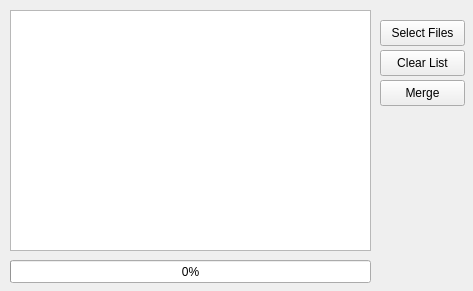
<?xml version="1.0" encoding="UTF-8"?>
<ui version="4.0">
 <class>MainWindow</class>
 <widget class="QMainWindow" name="MainWindow">
  <property name="geometry">
   <rect>
    <x>0</x>
    <y>0</y>
    <width>473</width>
    <height>291</height>
   </rect>
  </property>
  <property name="windowTitle">
   <string>Merge Excel</string>
  </property>
  <property name="windowIcon">
   <iconset>
    <normaloff>Excel-icon.png</normaloff>Excel-icon.png</iconset>
  </property>
  <widget class="QWidget" name="centralwidget">
   <widget class="QListWidget" name="listWidget_excelFiles">
    <property name="geometry">
     <rect>
      <x>10</x>
      <y>10</y>
      <width>361</width>
      <height>241</height>
     </rect>
    </property>
   </widget>
   <widget class="QPushButton" name="pushButton_selectFiles">
    <property name="geometry">
     <rect>
      <x>380</x>
      <y>20</y>
      <width>85</width>
      <height>26</height>
     </rect>
    </property>
    <property name="text">
     <string>Select Files</string>
    </property>
   </widget>
   <widget class="QPushButton" name="pushButton_clearList">
    <property name="geometry">
     <rect>
      <x>380</x>
      <y>50</y>
      <width>85</width>
      <height>26</height>
     </rect>
    </property>
    <property name="text">
     <string>Clear List</string>
    </property>
   </widget>
   <widget class="QPushButton" name="pushButton_merge">
    <property name="geometry">
     <rect>
      <x>380</x>
      <y>80</y>
      <width>85</width>
      <height>26</height>
     </rect>
    </property>
    <property name="text">
     <string>Merge</string>
    </property>
   </widget>
   <widget class="QProgressBar" name="progressBar_result">
    <property name="geometry">
     <rect>
      <x>10</x>
      <y>260</y>
      <width>361</width>
      <height>23</height>
     </rect>
    </property>
    <property name="value">
     <number>0</number>
    </property>
    <property name="alignment">
     <set>Qt::AlignCenter</set>
    </property>
   </widget>
  </widget>
 </widget>
 <resources/>
 <connections/>
</ui>
